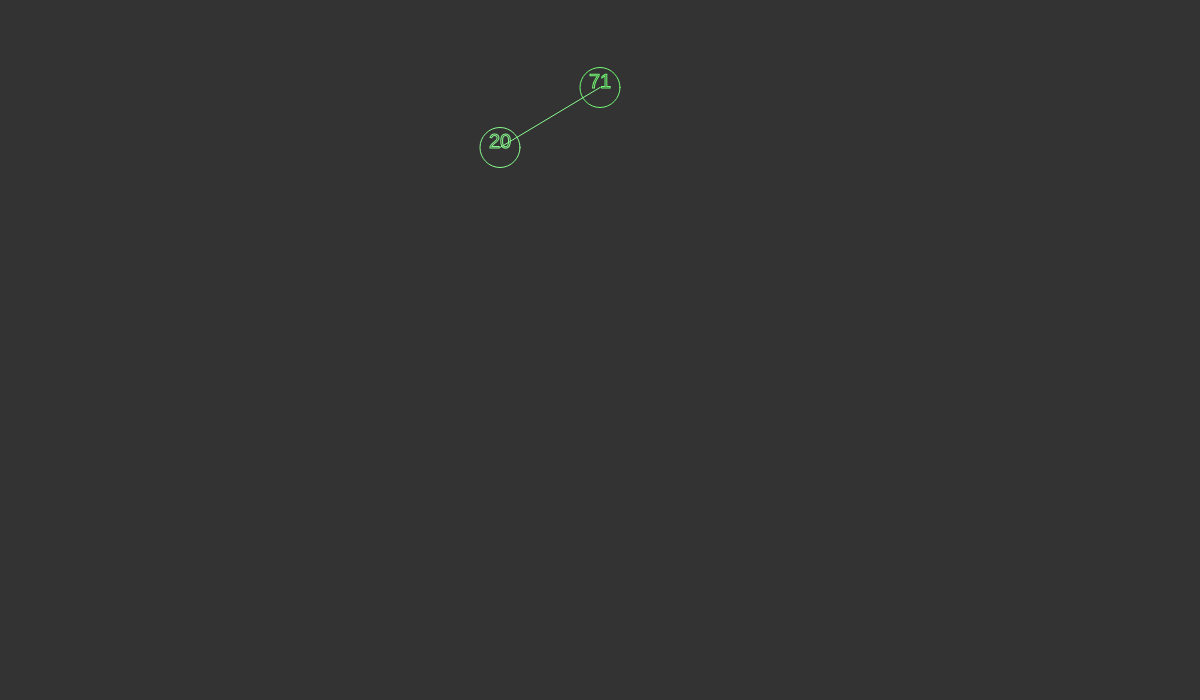
Frame 1 (no input)
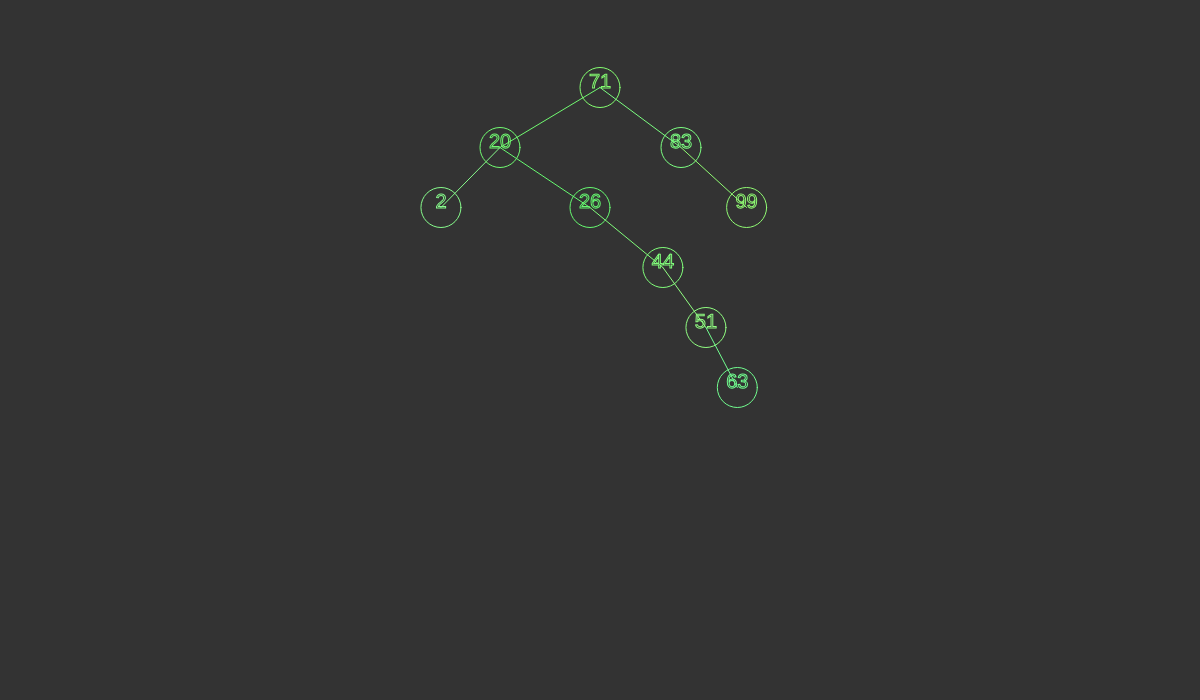
Frame 60 (no input)
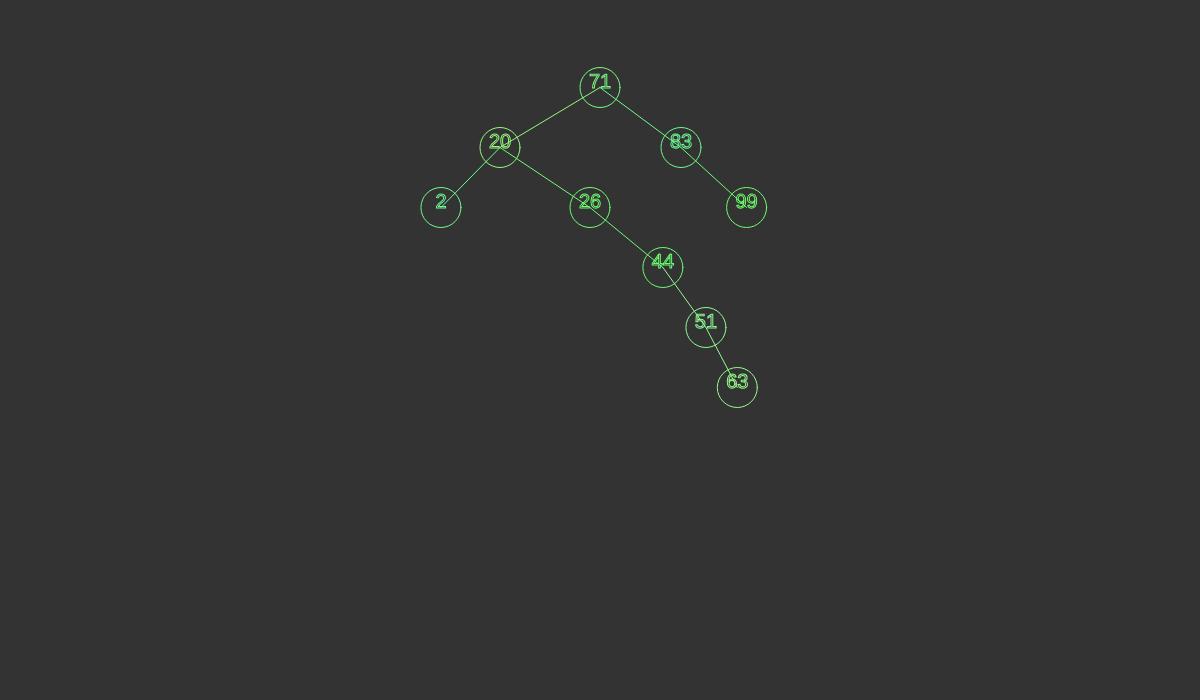
Frame 120 (the mouse pressed at the canvas centre since frame 60)

The p5.js sketch that drew these frames (run headless with seeded random() and noise() and a simulated clock; from frame 60 on, the mouse is pressed at the canvas centre):

// p5.js sketch
// ── sketch.js
var tree;

function setup(){
    createCanvas(1200, 700);
    background(51);
    frameRate(30);
    textSize(30);
    tree = new Tree();
    tree.addValue(floor(random(0, 100)));
    //for(var i = 0; i <= 10; i++){
        //tree.addValue(floor(random(0, 100)));
        //tree.addValue(i);
    //}
    console.log(tree);
    //tree.traverse();
}

function draw(){
    background(51);
    if(frameCount < 10){
       tree.addValue(floor(random(0, 100)));
    }
    tree.traverse();
    
}


// ── Node.js
var offsetL = 200;
var offsetR = 200;
var offset = 100;
var cont = 0;

function Node(val, x, y){
    this.value = val;
    this.left = null;
    this.right = null;
    this.x = x;
    this.y = y;
}

Node.prototype.search = function(val, level){
    if(this.value == val){
        console.log("Found " +val);
        //return this;
        return level;
       }else if(val < this.value && this.left != null){
            return this.left.search(val, level+1);
        }else if(val > this.value && this.right != null){
            return this.right.search(val, level +1);
        }
        return null;
}

Node.prototype.show = function(parent){
        fill(255);
        textSize(20);
        noStroke();
        textAlign(CENTER);
        stroke(random(100, 150), random(250, 255), random(110, 150));
        noFill();
        ellipse(this.x, this.y, 40, 40);
        line(parent.x, parent.y, this.x, this.y);
        text(this.value, this.x, this.y);
}

Node.prototype.visit = function(parent){
    if(this.left != null){
        this.left.visit(this);
    }
        //console.log(this.value);
        this.show(parent);
    if(this.right != null){
        this.right.visit(this);
    }
}

Node.prototype.addNode = function(n){
    cont++;
    if(cont % 2 == 0){
       offset = offset * 0.9;
       }
    if(n.value < this.value){
        if(this.left == null){
            this.left = n;
            this.left.x = this.x - offset;
            this.left.y = this.y + 60;
            //offsetL = offsetL / 2;
        }else{
            this.left.addNode(n);
        }
       }else if(n.value > this.value){
            if(this.right == null){
               this.right = n;
               this.right.x = this.x + offset;
               this.right.y = this.y + 60;
               //offsetR = offsetR / 2;
            }else{
                this.right.addNode(n);
            }
        }
}

// ── Tree.js
function Tree(){
    this.root = null;
}

Tree.prototype.addValue = function(val){
    n = new Node(val);
    if(this.root == null) {
        this.root = n;
        this.root.x = width / 2;
        this.root.y = height / 8;
       }else{
           this.root.addNode(n);
       }
}

Tree.prototype.traverse = function(){
    this.root.visit(this.root);
}

Tree.prototype.level = function(){
    this.root.getLevel(this.root, 2, 1);
}

Tree.prototype.search = function(val){
    var found = this.root.search(val, 1);
    return found;
}
